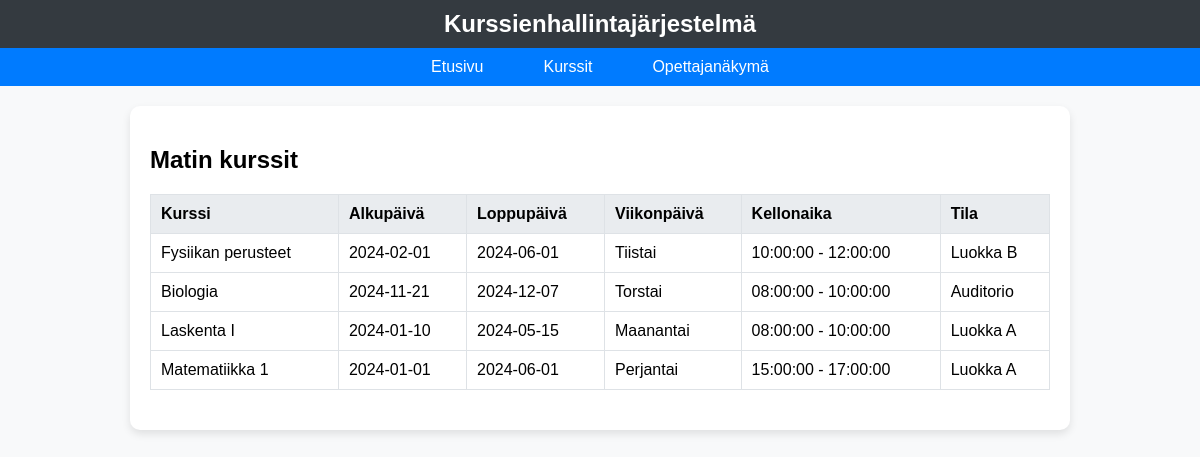
Screenshot of /topiprojekti/kurssit.php?change_view=1 with the database file from the repository.
### tables this page shows
CREATE TABLE `kurssit` (
  `tunnus` int(11) NOT NULL,
  `nimi` varchar(100) NOT NULL,
  `kuvaus` text DEFAULT NULL,
  `alkupaiva` date NOT NULL,
  `loppupaiva` date NOT NULL,
  `opettaja_id` int(11) NOT NULL,
  `tila_id` int(11) NOT NULL,
  `viikonpaiva` varchar(20) NOT NULL,
  `alkuaika` time NOT NULL,
  `loppuaika` time NOT NULL
);

CREATE TABLE `tilat` (
  `tunnus` int(11) NOT NULL,
  `nimi` varchar(50) NOT NULL,
  `kapasiteetti` int(11) NOT NULL
);

### topiprojekti/kurssit.php (the view, shortened to what this page needs)
<?php
include 'yhteys.php';
include 'navbar.php';
if ($_SESSION['view'] === 'opettaja') {
    echo '<h2>Kaikki kurssit</h2>';
    $sql = "SELECT kurssit.tunnus, kurssit.nimi, kurssit.alkupaiva, kurssit.loppupaiva,
            kurssit.viikonpaiva, kurssit.alkuaika, kurssit.loppuaika,
            opettajat.etunimi AS opettaja_etunimi, opettajat.sukunimi AS opettaja_sukunimi,
            tilat.nimi AS tila_nimi
            FROM kurssit
            JOIN opettajat ON kurssit.opettaja_id = opettajat.tunnusnumero
            JOIN tilat ON kurssit.tila_id = tilat.tunnus";
    $kysely = $yhteys->query($sql);
    $kurssit = $kysely->fetchAll(PDO::FETCH_ASSOC);
    foreach ($kurssit as $kurssi) {
        echo '<h3>Kurssi: ' . htmlspecialchars($kurssi['nimi']) . '</h3>';
        echo '<p><strong>Alkupäivä:</strong> ' . htmlspecialchars($kurssi['alkupaiva']) . '</p>';
        echo '<p><strong>Loppupäivä:</strong> ' . htmlspecialchars($kurssi['loppupaiva']) . '</p>';
        echo '<p><strong>Viikonpäivä:</strong> ' . htmlspecialchars($kurssi['viikonpaiva']) . '</p>';
        echo '<p><strong>Kellonajat:</strong> ' . htmlspecialchars($kurssi['alkuaika']) . ' - ' . htmlspecialchars($kurssi['loppuaika']) . '</p>';
        echo '<p><strong>Opettaja:</strong> ' . htmlspecialchars($kurssi['opettaja_etunimi'] . ' ' . $kurssi['opettaja_sukunimi']) . '</p>';
        echo '<p><strong>Tila:</strong> ' . htmlspecialchars($kurssi['tila_nimi']) . '</p>';
        $sql_opiskelijat = "SELECT opiskelijat.etunimi, opiskelijat.sukunimi, opiskelijat.vuosikurssi
                            FROM kurssikirjautumiset
                            JOIN opiskelijat ON kurssikirjautumiset.opiskelija_id = opiskelijat.opiskelijanumero
                            WHERE kurssikirjautumiset.kurssi_id = :kurssi_id";
        $kysely_opiskelijat = $yhteys->prepare($sql_opiskelijat);
        $kysely_opiskelijat->execute(['kurssi_id' => $kurssi['tunnus']]);
        $opiskelijat = $kysely_opiskelijat->fetchAll(PDO::FETCH_ASSOC);
        if ($opiskelijat) {
            echo '<h4>Opiskelijat:</h4>';
            echo '<table border="1">
                <tr>
                    <th>Etunimi</th>
                    <th>Sukunimi</th>
                    <th>Vuosikurssi</th>
                </tr>';
            foreach ($opiskelijat as $opiskelija) {
                echo '<tr>';
                echo '<td>' . htmlspecialchars($opiskelija['etunimi']) . '</td>';
                echo '<td>' . htmlspecialchars($opiskelija['sukunimi']) . '</td>';
                echo '<td>' . htmlspecialchars($opiskelija['vuosikurssi']) . '</td>';
                echo '</tr>';
            }
            echo '</table>';
        } else {
            echo '<p>Ei opiskelijoita tällä kurssilla.</p>';
        }
    }
} else {
    echo '<h2>Matin kurssit</h2>';
    $opiskelija_nimi = 'Matti Mehiläinen';
    $sql_matti = "SELECT opiskelijanumero FROM opiskelijat WHERE CONCAT(etunimi, ' ', sukunimi) = :nimi";
    $kysely_matti = $yhteys->prepare($sql_matti);
    $kysely_matti->execute(['nimi' => $opiskelija_nimi]);
    $matti = $kysely_matti->fetch(PDO::FETCH_ASSOC);
    $opiskelija_id = $matti['opiskelijanumero'];
    $sql = "SELECT kurssit.nimi, kurssit.alkupaiva, kurssit.loppupaiva, kurssit.viikonpaiva, kurssit.alkuaika, kurssit.loppuaika, tilat.nimi AS tila_nimi
            FROM kurssikirjautumiset
            JOIN kurssit ON kurssikirjautumiset.kurssi_id = kurssit.tunnus
            JOIN tilat ON kurssit.tila_id = tilat.tunnus
            WHERE kurssikirjautumiset.opiskelija_id = :opiskelija_id";
    $kysely = $yhteys->prepare($sql);
    $kysely->execute(['opiskelija_id' => $opiskelija_id]);
    $kurssit = $kysely->fetchAll(PDO::FETCH_ASSOC);
    if ($kurssit) {
        echo '<table border="1">
            <tr>
                <th>Kurssi</th>
                <th>Alkupäivä</th>
                <th>Loppupäivä</th>
                <th>Viikonpäivä</th>
                <th>Kellonaika</th>
                <th>Tila</th>
            </tr>';
        foreach ($kurssit as $kurssi) {
            echo '<tr>';
            echo '<td>' . htmlspecialchars($kurssi['nimi']) . '</td>';
            echo '<td>' . htmlspecialchars($kurssi['alkupaiva']) . '</td>';
            echo '<td>' . htmlspecialchars($kurssi['loppupaiva']) . '</td>';
            echo '<td>' . htmlspecialchars($kurssi['viikonpaiva']) . '</td>';
            echo '<td>' . htmlspecialchars($kurssi['alkuaika']) . ' - ' . htmlspecialchars($kurssi['loppuaika']) . '</td>';
            echo '<td>' . htmlspecialchars($kurssi['tila_nimi']) . '</td>';
            echo '</tr>';
        }
        echo '</table>';
    } else {
        echo '<p>Ei kursseja.</p>';
    }
}
?>
</main>
</body>
</html>

### topiprojekti/style.css (style rules this page uses)
body { font-family: Arial, sans-serif; background-color: #f8f9fa; margin: 0; padding: 0; }
table { width: 100%; border-collapse: collapse; margin: 20px 0; }
table th, table td { border: 1px solid #dee2e6; padding: 10px; text-align: left; }
table th { background-color: #e9ecef; }

### rows the page displays
kurssit: nimi "Fysiikan perusteet", alkupaiva "2024-02-01", loppupaiva "2024-06-01", viikonpaiva "Tiistai", alkuaika "10:00:00", loppuaika "12:00:00", tila.nimi "Luokka B"
kurssit: nimi "Biologia", alkupaiva "2024-11-21", loppupaiva "2024-12-07", viikonpaiva "Torstai", alkuaika "08:00:00", loppuaika "10:00:00", tila.nimi "Auditorio"
kurssit: nimi "Laskenta I", alkupaiva "2024-01-10", loppupaiva "2024-05-15", viikonpaiva "Maanantai", alkuaika "08:00:00", loppuaika "10:00:00", tila.nimi "Luokka A"
kurssit: nimi "Matematiikka 1", alkupaiva "2024-01-01", loppupaiva "2024-06-01", viikonpaiva "Perjantai", alkuaika "15:00:00", loppuaika "17:00:00", tila.nimi "Luokka A"
